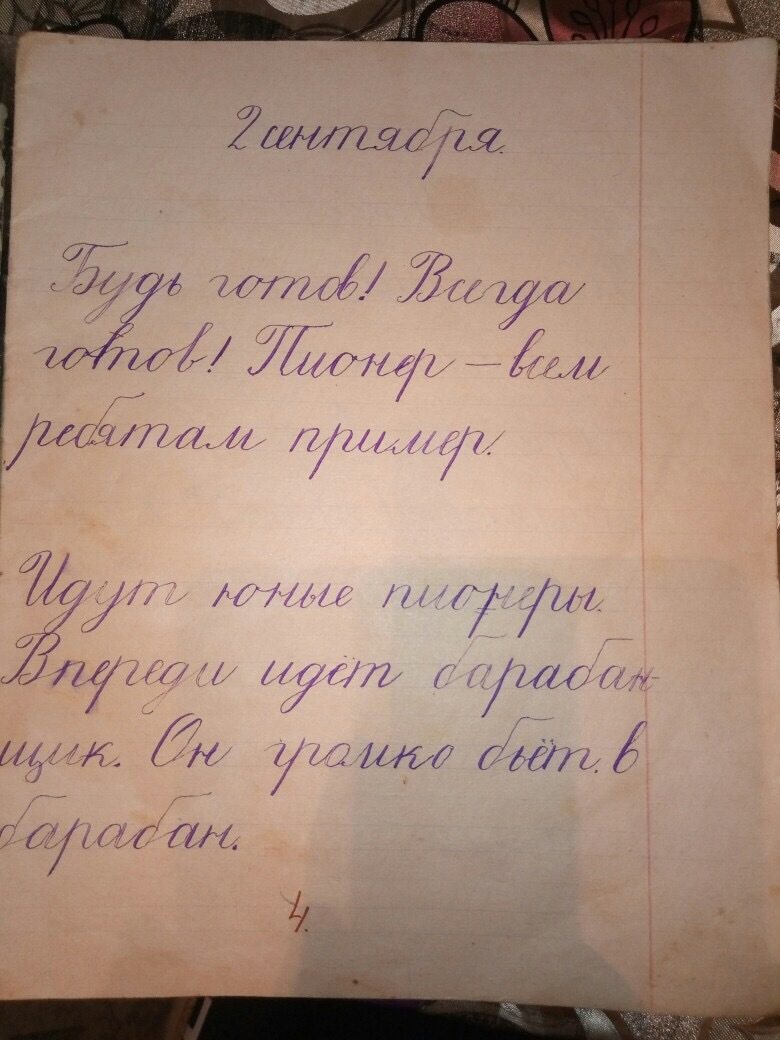
#> input picture Digital_Image_Preprocessing/3/image2.jpg, 780 x 1040 px
$ python homework3_otsu.py
#> lines starting #> are read from the running program, lines starting #| are printed output that depends on the picture; after the words box and inside, x2 and y2 are one past the last pixel; in counts of white or black regions, pixels touching at a corner belong together
import cv2 as cv
import numpy as np
import matplotlib.pyplot as plt

image = cv.imread("image2.jpg", cv.IMREAD_GRAYSCALE)
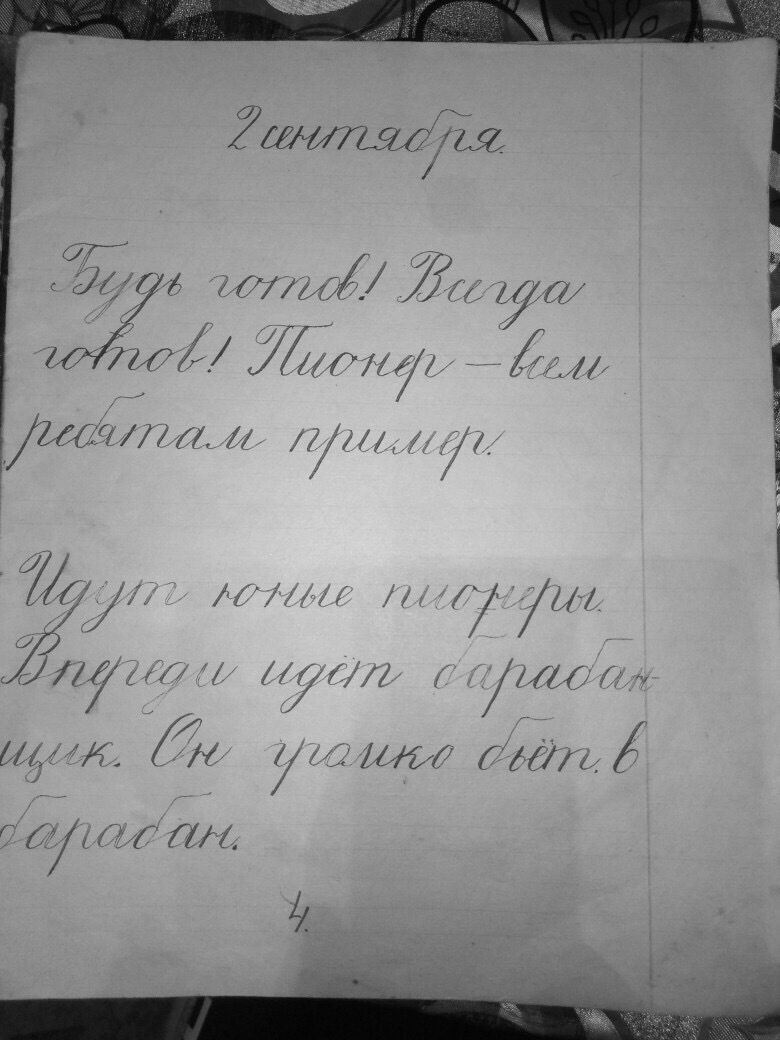
#> image: shape (1040, 780); min 0, max 223, mean 146.7

hist = np.histogram(image, 256)[0]
#> hist = 256 values, max 14835 at index 183, min 0 at index 7, mean 3168.8
hist = hist / np.sum(hist)
#> hist = 256 values, max 0.0183 at index 183, min 0 at index 7, mean 0.00391

count = 0
sum = 0

sum_common = np.sum(np.arange(256) * hist)
#> sum_common = 167.9

Losses = []

for i in range(256):
    count += hist[i]
    count2 = 1 - count

    if count == 0 or count2 == 0:
        Losses.append(0)
        continue

    sum += i * hist[i]
    mean = sum / count
    mean2 = (sum_common - sum) / count2

    Losses.append(count * count2 * (mean - mean2)**2)
#> this loop made 256 passes
#> (count, count2, sum, mean, mean2) on passes 1 to 3: (7.4e-06, 1, 0, 0, 167.9), (1.11e-05, 1, 3.7e-06, 0.333, 167.9), (2.1e-05, 1, 2.34e-05, 1.12, 167.9)
#> after the loop, Losses = 256 values, max 1490 at index 117, min -1.94e-11 at index 255, mean 907.7; count = 1; sum = 167.9

T = np.argmax(Losses)
#> T = 117
th, cv_image = cv.threshold(image, 0, 255, cv.THRESH_OTSU)
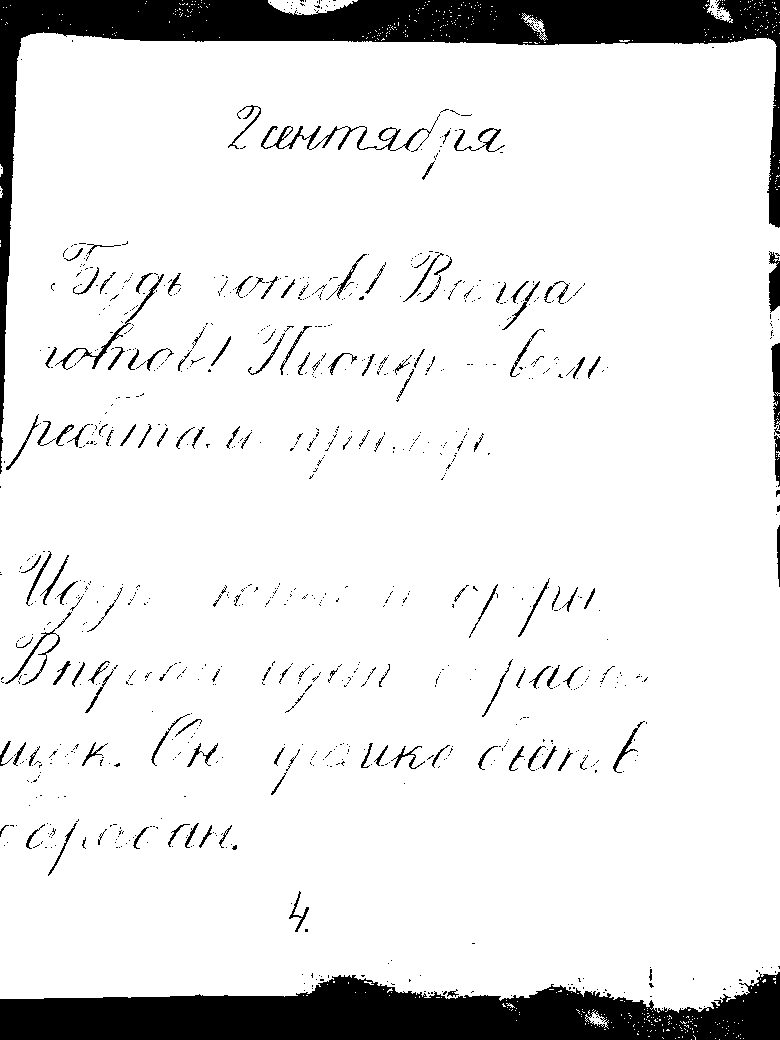
#> cv_image: shape (1040, 780); 89.5% white; 950 black regions (812 under 20 px), largest, box (x1, y1, x2, y2) and area: (0, 0, 780, 474) 35779, (0, 972, 780, 1040) 34668, (261, 114, 440, 152) 950
#> th = 103
print("My threshold: ", T)
#| My threshold:  117
print("CV's threshold: ", th)
#| CV's threshold:  103.0

ax = plt.subplot(121)
ax.set_title('Original image')
ax.imshow(image, cmap='gray')

ax = plt.subplot(122)
image[image <= T] = 0
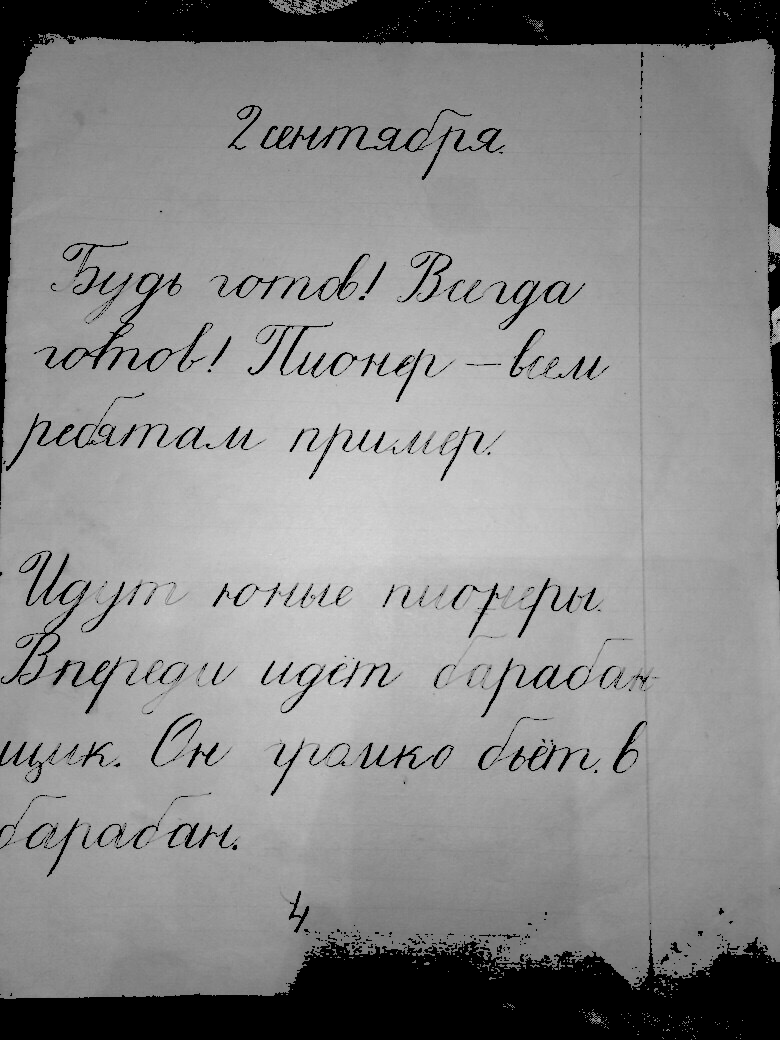
#> image: shape (1040, 780); 13.76% of pixels changed, all inside (x1, y1, x2, y2) = (0, 0, 780, 1040)
image[image > T] = 255
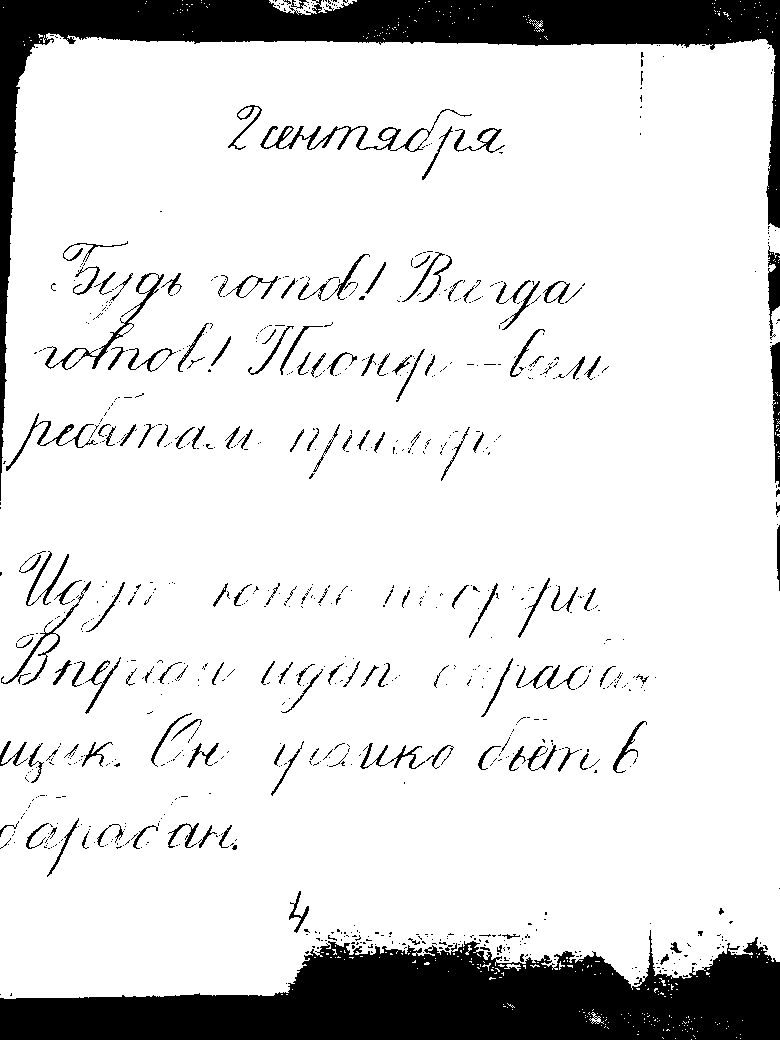
#> image: shape (1040, 780); 86.2% white; 910 black regions (753 under 20 px), largest, box (x1, y1, x2, y2) and area: (0, 930, 780, 1040) 51957, (0, 0, 780, 501) 38334, (260, 109, 472, 152) 1152
ax.set_title('Otsu\'s binarization (T = ' + str(T) + ")")
ax.imshow(image, cmap='gray')

#ax = plt.subplot(212)
#ax.set_title('Otsu losses')
#ax.plot(np.arange(256), Losses, 'b')


plt.show()
